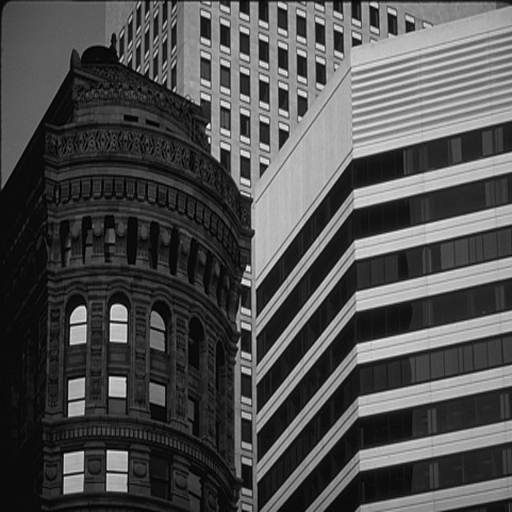
#> input picture myEmb/buildings.bmp, 512 x 512 px; its folder holds only this picture in this run
$ python print.py
#> lines starting #> are read from the running program, lines starting #| are printed output that depends on the picture
### myEmb/embedding_pixel.py
import random
import cv2
import numpy as np


def embedding(image_name):

    image = cv2.imread(image_name, 0)#reading the image
    blocksize = 8  # it could be a divisor of 480 = 5 * 3 * 2^5, better if a multiple of 8
    n_blocks = 512 // blocksize # number of blocks
    mark_size = 1024
    mark_repetitions = 1
    key = 1090
    random.seed(key)
    position_list = [(blocksize * i, blocksize * j, 2) for i in range(n_blocks) for j in range(n_blocks)]
    random.shuffle(position_list)

    for i in range(140):
        position_list[i] = (position_list[i][0],position_list[i][1],1)

    # retrieving the watermark
    mark = np.load("pixel.npy")

    # inserting the watermark
    watermarked = image.copy()
    for k in range(mark_repetitions * mark_size):  # in each step of the loop we insert a bit of the mark
        i, j, alpha = position_list[
            k]  # getting the position of the block and the parameter alpha (which is the number we will add, probably 1 all the times except for the borders)
        if (mark[k % mark_size] == 1):  # if the bit of the mark is 0 we do not do anything
            block = watermarked[i:i + blocksize, j:j + blocksize]

            # Here there was the problem: if we have 255 in the pixel, moving up by just one would have created problems. (here we talk about +1 but more properly we should talk about +alpha )
            # So first of all we compute the mean value of the block and decide if we are closer to 0 or to 255. Then we add alpha if we are closer to 0 and we subtract alpha if we are closer to 255

            if block.mean() < 128:  # In that case we hope there will not be pixels with values near to 255
                for ii in range(blocksize):
                    for jj in range(blocksize):
                        block[ii, jj] += min(alpha, 255 - block[
                            ii, jj])  # this min takes care of the fact that there could be both 0 and 255 in the block truncating the added value
            else:  # In that case we hope there will not be pixels with values near to 0
                for ii in range(blocksize):
                    for jj in range(blocksize):
                        block[ii, jj] -= min(alpha, block[
                            ii, jj])  # this min takes care of the fact that there could be both 0 and 255 in the block truncating the subtracted value
    return mark, watermarked

### myEmb/print.py
from all_useful_things import *
import importlib

us = 'pixel'
group_names = ['ef26420c', 'youshallnotmark', 'blitz', 'omega', 'howimetyourmark', 'weusedlsb', 'thebavarians', 'theyarethesamepicture', 'dinkleberg', 'failedfouriertransform']

working_on = group_names[2] #change this if you want to work on other groups
#working_on = us# only to test the script
print('Working on {}\n'.format(working_on))

#DETECTION FUNCTION


#import detection_failedfouriertransform
#detection = detection_failedfouriertransform.detection


import detection_pixel
detection = detection_pixel.detection
import embedding_pixel
embedding = embedding_pixel.embedding


#IMAGES Here you need to add manually the names pf the images
image_names = ['buildings', 'tree', 'rollercoaster']
print('Selected images are: {}\n'.format(image_names))

#original images
o0 = cv2.imread('{}.bmp'.format(image_names[0]), 0)
#> o0 is the input picture: shape (512, 512); min 0, max 247, mean 78.8
"""o1 = cv2.imread('{}.bmp'.format(image_names[1]), 0)
o2 = cv2.imread('{}.bmp'.format(image_names[2]), 0)"""

#watermarked images
"""w0 = cv2.imread('{}_{}.bmp'.format(working_on, image_names[0]), 0)
w1 = cv2.imread('{}_{}.bmp'.format(working_on, image_names[1]), 0)
w2 = cv2.imread('{}_{}.bmp'.format(working_on, image_names[2]), 0)

"""
#attacked images
"""a0 = w0.copy()
a1 = w1.copy()
a2 = w2.copy()
"""
w = embedding('{}.bmp'.format(image_names[0]))[1]
#> (reads myEmb/pixel.npy from the repository)


plt.figure(figsize=(15, 6))
plt.subplot(131)
plt.title('Watermarked', fontsize = 30)
plt.imshow(w, cmap='gray')
plt.subplot(132)


plt.title('Original', fontsize = 30)
plt.imshow(o0, cmap='gray')
plt.subplot(133)
plt.title('Mask for the attack', fontsize = 30)
plt.imshow(w-o0, cmap='gray')
plt.show()
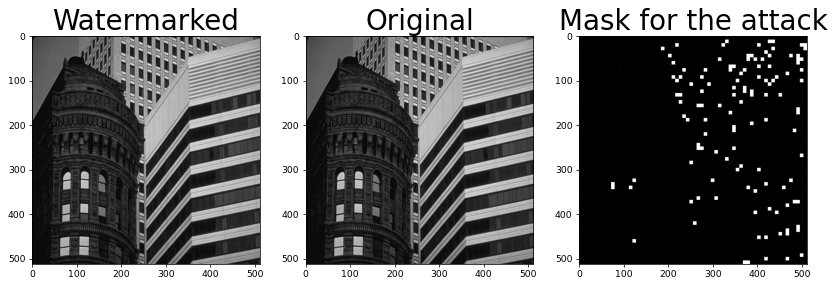
#> figure drawn by matplotlib, 3 panels


"""     here we do attack    """
i = 43

def attack(img, i):
    return blur(img, [0.5,0.5])

#def attack(img, i):
#    return awgn(img, 1.0, np.random.randint(1,100))

def attack(img, i):
    return jpeg_compression(img, i)
print("\n\nattacking with parameter {}".format(i))


"""a0 = borders(a0)
a1 = borders(a1)
a2 = borders(a2)


#saving attacked images
cv2.imwrite("{}_{}_{}.bmp".format(us,working_on,image_names[0]),a0)
cv2.imwrite("{}_{}_{}.bmp".format(us,working_on,image_names[1]),a1)
cv2.imwrite("{}_{}_{}.bmp".format(us,working_on,image_names[2]),a2)
#verify your attacks results
print("\nimage = {}".format(image_names[0]))
print(detection("{}.bmp".format(image_names[0]), '{}_{}.bmp'.format(working_on, image_names[0])   ,  "{}_{}_{}.bmp".format(us,working_on,image_names[0]) ))

print("\nimage = {}".format(image_names[1]))
print(detection("{}.bmp".format(image_names[1]), '{}_{}.bmp'.format(working_on, image_names[1])   ,  "{}_{}_{}.bmp".format(us,working_on,image_names[1]) ))

print("\nimage = {}".format(image_names[2]))
print(detection("{}.bmp".format(image_names[2]), '{}_{}.bmp'.format(working_on, image_names[2])   ,  "{}_{}_{}.bmp".format(us,working_on,image_names[2]) ))


"""
